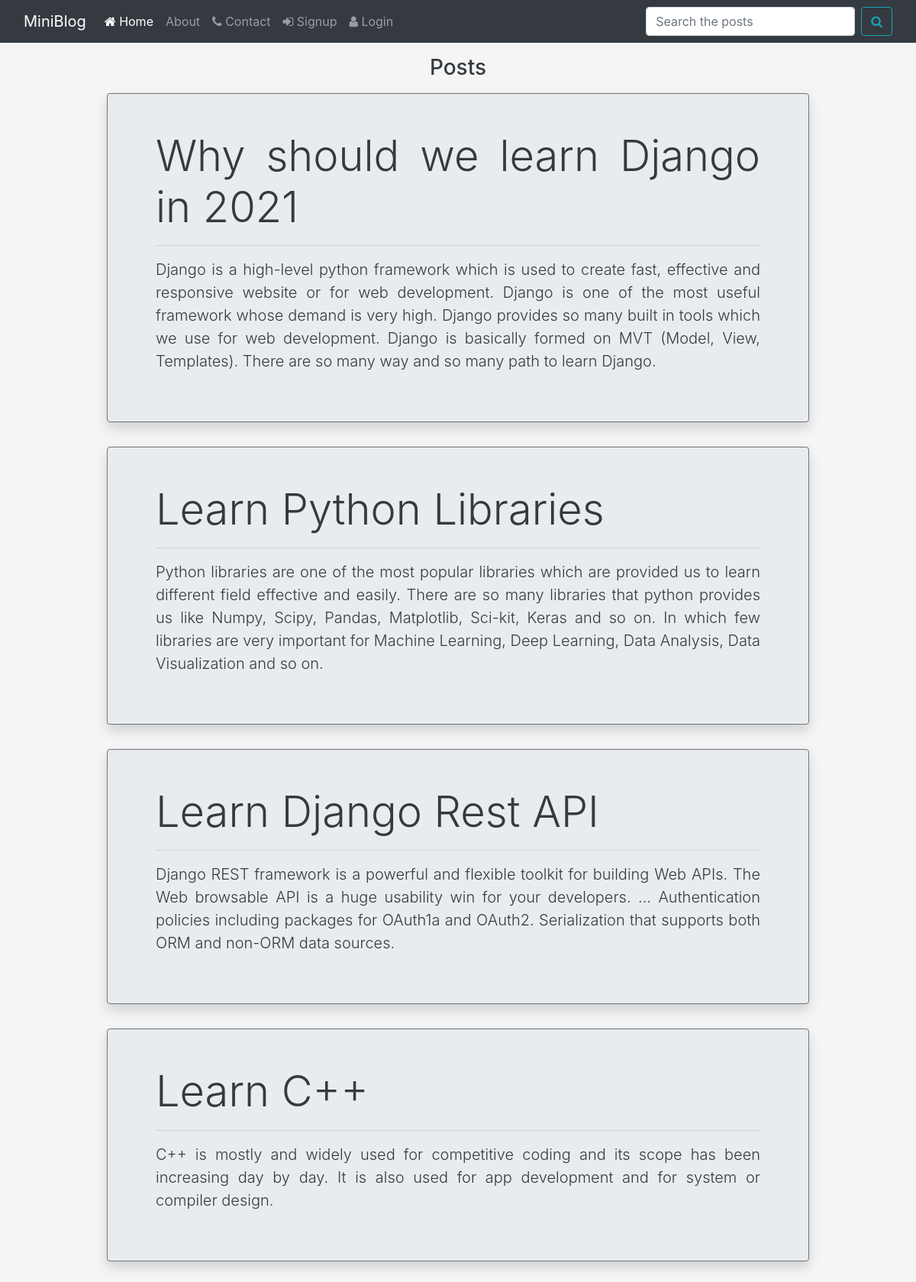
The page / on the database its author committed.
### blog/models.py (models this page shows, shortened)
class Post(models.Model):
    user = models.ForeignKey(settings.AUTH_USER_MODEL, default=1, on_delete=models.CASCADE)
    title = models.CharField(max_length=150)
    disc = models.TextField()
    likes = models.ManyToManyField(User, related_name='like', default=None, blank=True)

### blog/views.py (the view)
# urls.py: path('', views.home, name='home'),
def home(request):
    posts = Post.objects.all()
    return render(request, 'blog/home.html', {'posts':posts})

### blog/templates/blog/home.html (shortened to what this page needs)
{% extends 'blog/base.html' %}
{% load static %}
{% block content %}
<center>
<div class="col-sm-10">
  <h3 class="text-dark my-3">Posts</h3>
  {% for post in posts %}
    <div class="jumbotron jumbotron-fluid shadow p-5 border border-secondary rounded">
      <div class="container text-dark text-justify">
        <h1 class="display-4 fw-bold">{{post.title}}</h1>
        <hr>
        <p class="lead">{{post.disc}}</p>
      </div>
    </div>
   {% endfor %}
</div>
</center>
{% endblock content %}

### blog/static/blog/css/style.css (style rules this page uses)
body { background-color: whitesmoke!important; color: white; }

### rows shown on the page
Post: title "Why should we learn Django in 2021", disc "Django is a high-level python framework which is used to create fast, effective and responsive website or for web development. Django is one of the most useful framework whose demand is very high. Django provides so many built in tools which we use for web development. Django is basically formed on MVT (Model, View, Templates). There are so many way and so many path to learn Django."
Post: title "Learn Python Libraries", disc "Python libraries are one of the most popular libraries which are provided us to learn different field effective and easily. There are so many libraries that python provides us like Numpy, Scipy, Pandas, Matplotlib, Sci-kit, Keras and so on. In which few libraries are very important for Machine Learning, Deep Learning, Data Analysis, Data Visualization and so on."
Post: title "Learn Django Rest API", disc "Django REST framework is a powerful and flexible toolkit for building Web APIs. The Web browsable API is a huge usability win for your developers. ... Authentication policies including packages for OAuth1a and OAuth2. Serialization that supports both ORM and non-ORM data sources."
Post: title "Learn C++", disc "C++ is mostly and widely used for competitive coding and its scope has been increasing day by day. It is also used for app development and for system or compiler design."
